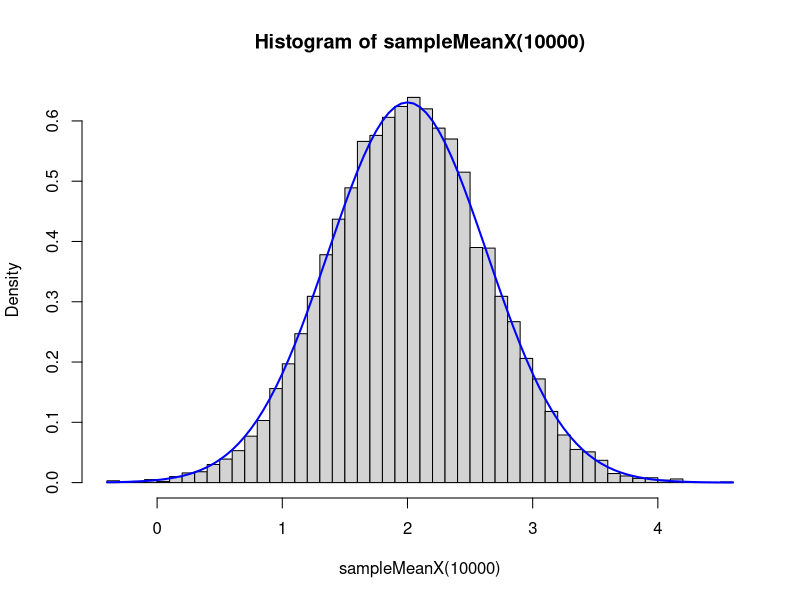
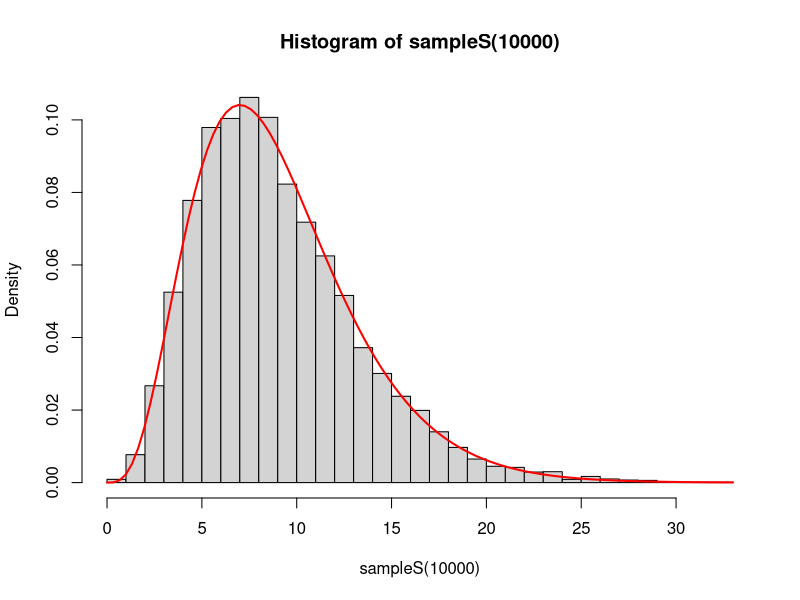
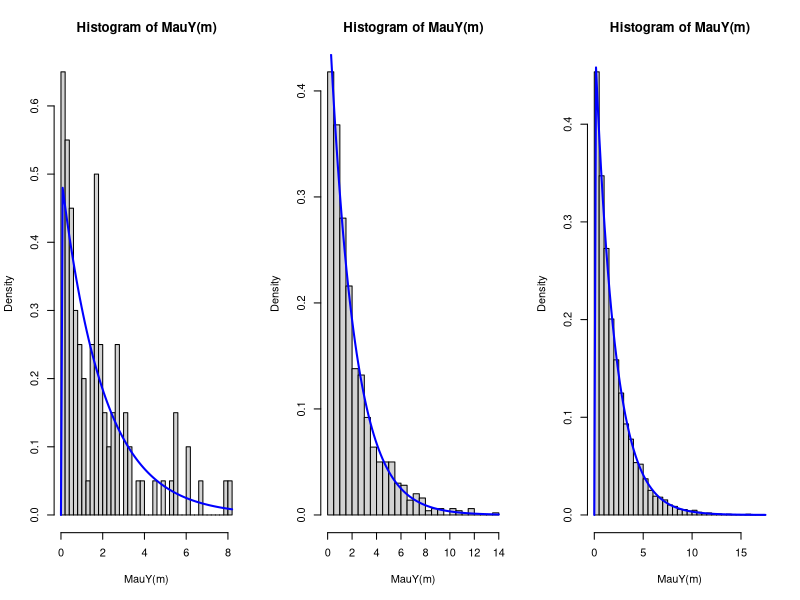

These charts were generated, in order, by the following R code:
#Mo phong 1.1: Cho X1, ..., Xn ~ N(mu, sigma). Khi do, X.bar ~ N(mu, sigma^2/n)

#Gan cac gia tri
n <- 10
mu <- 2
sigma <- 2

#Tao vector X = (X1, X2, ..., Xn) ~ N(mu, sigma). 
vecX <- function(n) rnorm(n, mu, sigma)

vecX(n)

#Tinh gia tri trung binh mau
meanX <- function() mean(vecX(n))

meanX()

#Lap lai qua trinh tren m lan
sampleMeanX <- function(m) replicate(m, meanX())

sampleMeanX(10)

#Ve bieu do tan so cho du lieu vua tao
hist(sampleMeanX(10000), freq = 0, breaks = 40)

#Ve ham mat do cua phan phoi N(mu, sigma^2/n)
curve(dnorm(x, mu, sigma/sqrt(n)), col = "blue", lty = 1, lwd = 2, add = T)

#Mo phong 1.2: Cho X1, ..., Xn ~ N(mu, sigma). Khi do, (n - 1)S^2/sigma^2 ~ chi^2(n - 1)

#Tinh gia tri bien S = (n - 1) * var(vecX(n)) / sigma^2 
S <- function() (n - 1) * var(vecX(n)) / sigma^2

#Lap lai qua trinh tren m lan
sampleS <- function(m) replicate(m, S())

sampleS(10)

#Ve bieu do tan so cho du lieu vua tao
hist(sampleS(10000), freq = 0, breaks = 40)

#Ve ham mat do cua pp chi^2(n - 1)
curve(dchisq(x, n - 1), col = "red", lty = 1, lwd = 2, add = T)


#Bai tap
#Bai tap 1

xvec <- function(n) rnorm(n, 0, 1)
x1 <- xvec(2)
x2 <- xvec(2)
x1
x2

y <- function() {
  x1 <- rnorm(1)
  x2 <- rnorm(1)
  y <- x1^2 + x2^2
}

MauY<- function(n) replicate(n, y())

draw <- function(m) {
  #Ve bieu do tan suat
  hist(MauY(m), freq = 0, breaks = 40)
  
  #Ve ham mat do phan phoi chi binh phuong voi 2 bac tu do
  curve(dchisq(x, 2), col = "blue", lty = 1, lwd = 2, add = T)
}

par(mfrow = c(1, 3))
draw(100)
draw(1000)
draw(10000)
